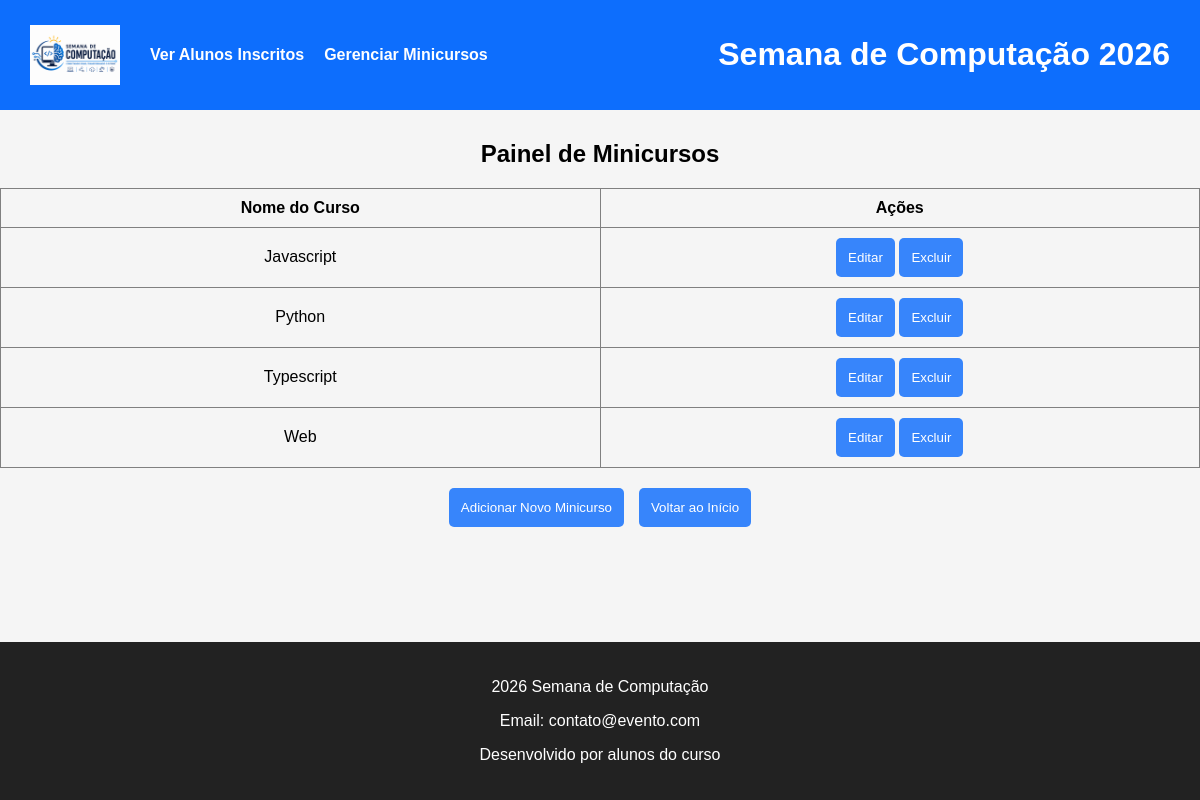
The app's page /minicursos, older data.
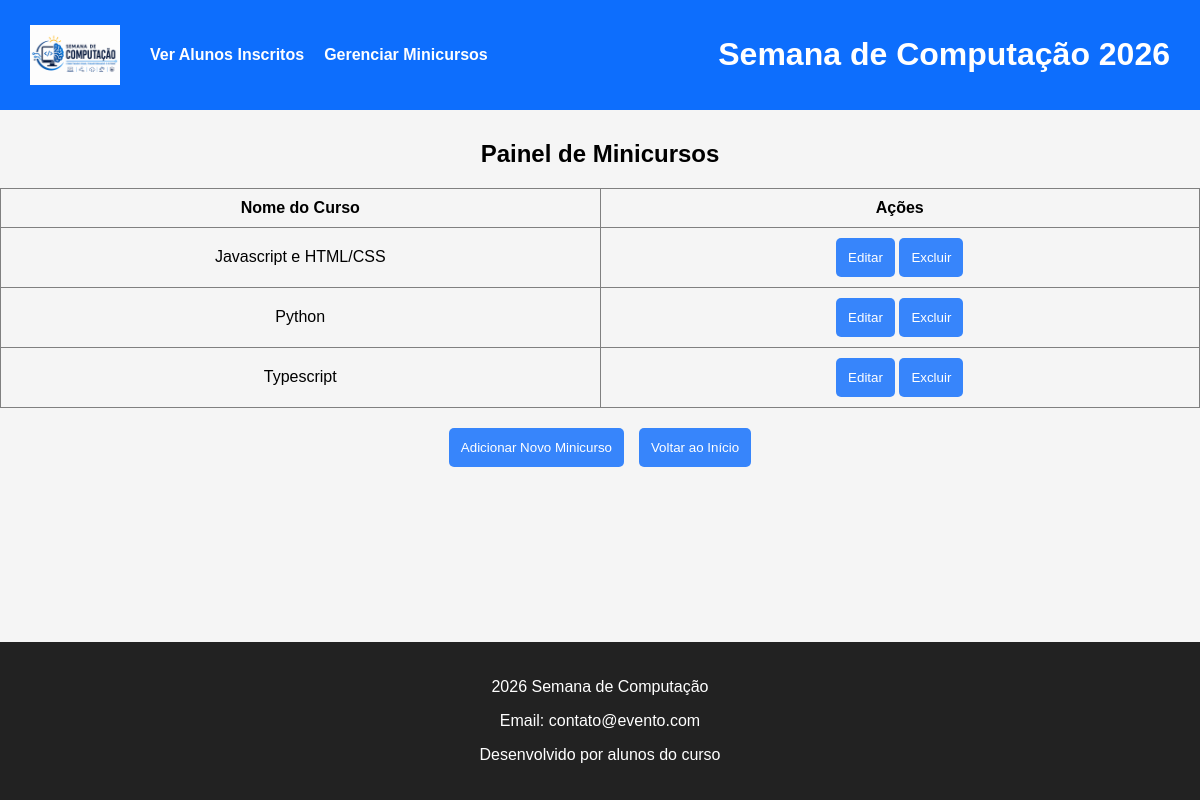
The same page, newer data.
### tables this page shows
CREATE TABLE minicursos (
            id INTEGER PRIMARY KEY AUTOINCREMENT,
            nome TEXT NOT NULL UNIQUE
        );

### controllers/minicurso_controller.py (the view)
@minicurso_blueprint.route("/minicursos")
def listar():
    lista = dao.listar_todos()
    return render_template("minicursos/listar.html", minicursos=lista)

### dao/minicurso_dao.py (called while the page is built)
    def listar_todos(self):
        conn = get_connection()
        cursor = conn.execute("SELECT id, nome FROM minicursos ORDER BY nome")
        rows = cursor.fetchall()
        conn.close()
        return [Minicurso(row['id'], row['nome']) for row in rows]

### database.py (called while the page is built)
def get_connection():
    conn = sqlite3.connect(DATABASE_NAME)
    conn.execute("PRAGMA foreign_keys = ON;") # Força o SQLite a respeitar as regras de integridade e cascata
    conn.row_factory = sqlite3.Row  # Permite acessar colunas pelo nome!
    return conn

### templates/minicursos/listar.html (shortened to what this page needs)
{% extends "layout.html" %}
{% block body %}
<h2>Painel de Minicursos</h2>
<table border="1">
  <thead>
    <tr>
      <th>Nome do Curso</th>
      <th>Ações</th>
    </tr>
  </thead>
  <tbody>
    {% for curso in minicursos %}
    <tr>
      <td>{{ curso.nome }}</td>
      <td>
        <button><a href="/minicursos/editar/{{ curso.id }}">Editar</a></button>
        <form action="/minicursos/excluir" method="POST" style="display:inline;">
          <button type="submit" onclick="return confirm('Deseja mesmo excluir este curso?')">Excluir</button>
        </form>
      </td>
    </tr>
    {% endfor %}
  </tbody>
</table>
<div class="button-container">
  <button><a href="/minicursos/criar">Adicionar Novo Minicurso</a></button>
  <button><a href="/">Voltar ao Início</a></button>
</div>
{% endblock %}

Row changes from the older to the newer data that the page shows:
removed minicursos: nome "Web"
changed minicursos: nome "Javascript" → "Javascript e HTML/CSS"
